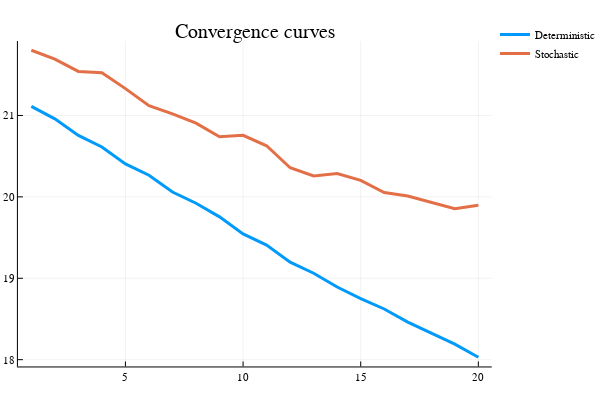

Notebook source saved alongside this figure:
### Markdown cell above
**Question 7 :** Répéter les expériences et comparer les valeurs meilleurs valeurs de f obtenues ($f_{best}$) aprs un nombre fixé d'itérations.

### Code cell
# Données
Abar=10*ones(m,n)+1*randn(m,n);
bbar=10*randn(m,1);

# x_0
xd = zeros(n,1); # résolution déterministe
xs = xd;  # résolution stochastique

# Bruit et echantillon
M  = 200;
noise  = 4;

#Nombre d'itérations
niter=100;

j = 0;

fbestd =1e10; # $f_{best}^0$: cas d'une résolution déterministe
fbests =1e10; # $f_{best}^0$: cas d'une résolution stochastique
fbesttd=[]; # f_{best} pour chaque expériences dans le cas d'une résolution déterministe
fbestts=[]; # f_{best} pour chaque expériences dans le cas d'une résolution stochastique

for nexp=1:20
    # Répétition des expériences    
# Insérer votre code

    # Une résolution déterministe
    i = 1;
    while i <= 100
        choix_pas = (1e-3)/sqrt(i);
        g = subgrad(Abar,bbar,xd);
        xd = xd - choix_pas*g;
        fbest,~ = findmax(abs.(Abar*xd-bbar));
        fbestd  = min(fbestd,fbest);
        #append!(fbesttd[nexp], fbestd - f_star);
        i = i + 1;
    end
    append!(fbesttd, fbestd-f_star);
       
    #Une résolution stochastique
    i = 1;
    while i <= 100
        choix_pas = (1e-3)/sqrt(i);
        g = subgrads(Abar,bbar,noise,xs,M);
        xs = xs - choix_pas*g;
        fbests = fvals(Abar,bbar,noise,xs,M);
        #fbests = min(fbests,fbest);
        #append!(fbestts[nexp], fbests-f_star);;
        i = i + 1;
    end
    append!(fbestts, fbests-f_star);
       
    
# Fin insérer code
end

#Affichage
#plotly();
iter=1:20;
hf=[fbesttd,fbestts];
plot(iter,hf,title="Convergence curves",label=["Deterministic" "Stochastic"],lw=3)

### Figure 1 — Plotly figure (JSON) as saved in the notebook; plotly's stock layout.template omitted (floating-point values rounded to 4 significant figures)
{"data": [{"colorbar": {"title": ""}, "legendgroup": "Deterministic", "line": {"color": "rgba(0, 154, 250, 1.000)", "dash": "solid", "shape": "linear", "width": 3}, "mode": "lines", "name": "Deterministic", "showlegend": true, "type": "scatter", "x": [1, 2, 3, 4, 5, 6, 7, 8, 9, 10, 11, 12, 13, 14, 15, 16, 17, 18, 19, 20], "xaxis": "x1", "y": [21.11, 20.96, 20.76, 20.61, 20.4, 20.27, 20.06, 19.92, 19.75, 19.54, 19.41, 19.2, 19.06, 18.89, 18.75, 18.62, 18.46, 18.32, 18.19, 18.03], "yaxis": "y1", "zmax": null, "zmin": null}, {"colorbar": {"title": ""}, "legendgroup": "Stochastic", "line": {"color": "rgba(227, 111, 71, 1.000)", "dash": "solid", "shape": "linear", "width": 3}, "mode": "lines", "name": "Stochastic", "showlegend": true, "type": "scatter", "x": [1, 2, 3, 4, 5, 6, 7, 8, 9, 10, 11, 12, 13, 14, 15, 16, 17, 18, 19, 20], "xaxis": "x1", "y": [21.8, 21.69, 21.54, 21.52, 21.33, 21.12, 21.02, 20.91, 20.74, 20.76, 20.63, 20.36, 20.26, 20.29, 20.2, 20.05, 20.01, 19.93, 19.85, 19.9], "yaxis": "y1", "zmax": null, "zmin": null}], "layout": {"annotations": [{"font": {"color": "rgba(0, 0, 0, 1.000)", "family": "sans-serif", "size": 20}, "rotation": 0, "showarrow": false, "text": "Convergence curves", "x": 0.5148, "xanchor": "center", "xref": "paper", "y": 1, "yanchor": "top", "yref": "paper"}], "height": 400, "legend": {"bgcolor": "rgba(255, 255, 255, 1.000)", "bordercolor": "rgba(0, 0, 0, 1.000)", "font": {"color": "rgba(0, 0, 0, 1.000)", "family": "sans-serif", "size": 11}, "tracegroupgap": 0, "x": 1, "y": 1}, "margin": {"b": 20, "l": 0, "r": 0, "t": 20}, "paper_bgcolor": "rgba(255, 255, 255, 1.000)", "plot_bgcolor": "rgba(255, 255, 255, 1.000)", "showlegend": true, "width": 600, "xaxis": {"anchor": "y1", "domain": [0.03619, 0.9934], "gridcolor": "rgba(0, 0, 0, 0.100)", "gridwidth": 0.5, "linecolor": "rgba(0, 0, 0, 1.000)", "mirror": false, "range": [0.43, 20.57], "showgrid": true, "showline": true, "showticklabels": true, "tickangle": 0, "tickcolor": "rgb(0, 0, 0)", "tickfont": {"color": "rgba(0, 0, 0, 1.000)", "family": "sans-serif", "size": 11}, "tickmode": "array", "ticks": "inside", "ticktext": ["5", "10", "15", "20"], "tickvals": [5, 10, 15, 20], "title": "", "titlefont": {"color": "rgba(0, 0, 0, 1.000)", "family": "sans-serif", "size": 15}, "type": "-", "visible": true, "zeroline": false, "zerolinecolor": "rgba(0, 0, 0, 1.000)"}, "yaxis": {"anchor": "x1", "domain": [0.03762, 0.9415], "gridcolor": "rgba(0, 0, 0, 0.100)", "gridwidth": 0.5, "linecolor": "rgba(0, 0, 0, 1.000)", "mirror": false, "range": [17.92, 21.91], "showgrid": true, "showline": true, "showticklabels": true, "tickangle": 0, "tickcolor": "rgb(0, 0, 0)", "tickfont": {"color": "rgba(0, 0, 0, 1.000)", "family": "sans-serif", "size": 11}, "tickmode": "array", "ticks": "inside", "ticktext": ["18", "19", "20", "21"], "tickvals": [18, 19, 20, 21], "title": "", "titlefont": {"color": "rgba(0, 0, 0, 1.000)", "family": "sans-serif", "size": 15}, "type": "-", "visible": true, "zeroline": false, "zerolinecolor": "rgba(0, 0, 0, 1.000)"}}}
